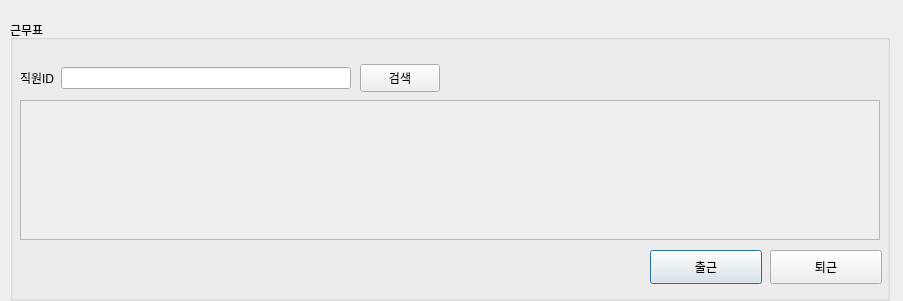
<?xml version="1.0" encoding="UTF-8"?>
<ui version="4.0">
 <class>Dialog</class>
 <widget class="QDialog" name="Dialog">
  <property name="geometry">
   <rect>
    <x>0</x>
    <y>0</y>
    <width>903</width>
    <height>301</height>
   </rect>
  </property>
  <property name="windowTitle">
   <string>Dialog</string>
  </property>
  <widget class="QGroupBox" name="groupBox">
   <property name="geometry">
    <rect>
     <x>10</x>
     <y>20</y>
     <width>880</width>
     <height>281</height>
    </rect>
   </property>
   <property name="title">
    <string>근무표</string>
   </property>
   <property name="flat">
    <bool>true</bool>
   </property>
   <widget class="QScrollArea" name="scrollArea_11">
    <property name="geometry">
     <rect>
      <x>10</x>
      <y>80</y>
      <width>860</width>
      <height>140</height>
     </rect>
    </property>
    <property name="widgetResizable">
     <bool>true</bool>
    </property>
    <widget class="QWidget" name="scrollAreaWidgetContents_11">
     <property name="geometry">
      <rect>
       <x>0</x>
       <y>0</y>
       <width>858</width>
       <height>138</height>
      </rect>
     </property>
     <widget class="QWidget" name="gridLayoutWidget_11">
      <property name="geometry">
       <rect>
        <x>0</x>
        <y>0</y>
        <width>861</width>
        <height>131</height>
       </rect>
      </property>
      <layout class="QGridLayout" name="gridLayout_11"/>
     </widget>
    </widget>
   </widget>
   <widget class="QWidget" name="horizontalLayoutWidget_11">
    <property name="geometry">
     <rect>
      <x>10</x>
      <y>40</y>
      <width>331</width>
      <height>36</height>
     </rect>
    </property>
    <layout class="QHBoxLayout" name="horizontalLayout_23">
     <item>
      <layout class="QVBoxLayout" name="verticalLayout_10">
       <item>
        <widget class="QLabel" name="label_9">
         <property name="enabled">
          <bool>true</bool>
         </property>
         <property name="text">
          <string>직원ID</string>
         </property>
        </widget>
       </item>
      </layout>
     </item>
     <item>
      <layout class="QVBoxLayout" name="verticalLayout_11">
       <item>
        <widget class="QLineEdit" name="lineEdit_14"/>
       </item>
      </layout>
     </item>
    </layout>
   </widget>
   <widget class="QPushButton" name="pushButton">
    <property name="geometry">
     <rect>
      <x>640</x>
      <y>230</y>
      <width>112</width>
      <height>34</height>
     </rect>
    </property>
    <property name="text">
     <string>출근</string>
    </property>
   </widget>
   <widget class="QPushButton" name="pushButton_2">
    <property name="geometry">
     <rect>
      <x>760</x>
      <y>230</y>
      <width>112</width>
      <height>34</height>
     </rect>
    </property>
    <property name="text">
     <string>퇴근</string>
    </property>
   </widget>
   <widget class="QPushButton" name="pushButton_6">
    <property name="geometry">
     <rect>
      <x>350</x>
      <y>44</y>
      <width>80</width>
      <height>28</height>
     </rect>
    </property>
    <property name="text">
     <string>검색</string>
    </property>
   </widget>
  </widget>
 </widget>
 <resources/>
 <connections/>
</ui>
